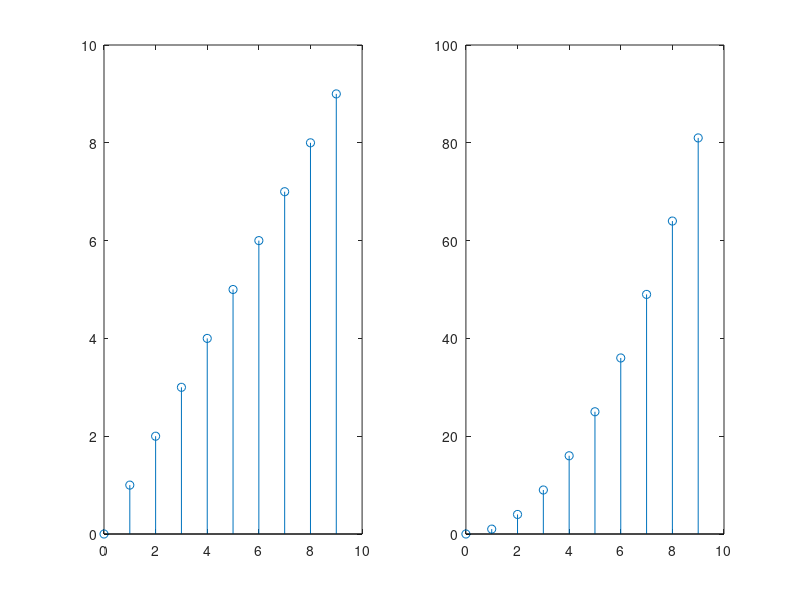

The MATLAB script that drew this image:
% Dean Chong San
% 40061194

clc;
clear;

subplot(1,2,1);
n = (0 : 9);
x = n;
y = x.^2;
stem (n,x)
subplot(1,2,2);
stem (n, y)

energyX = 0;
energyY = 0;

for i = 1 : length(n)
    energyX = energyX + x(i)^2;
    energyY = energyY + y(i)^2;
end

% Part a)
disp('Part a)')
disp('energy of X')
disp(energyX)
disp('energy of Y')
disp(energyY)

% Part b)
disp('Part b)')
x = sin( (2* pi) / 10 * n);

for i = 1 : length(n)
    energyX = energyX + x(i)^2;
end

disp('energy of X')
disp(energyX)